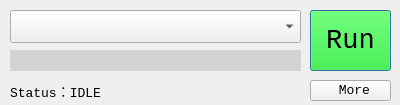
<?xml version="1.0" encoding="UTF-8"?>
<ui version="4.0">
 <class>Dialog</class>
 <widget class="QDialog" name="Dialog">
  <property name="geometry">
   <rect>
    <x>0</x>
    <y>0</y>
    <width>400</width>
    <height>105</height>
   </rect>
  </property>
  <property name="sizePolicy">
   <sizepolicy hsizetype="Fixed" vsizetype="Fixed">
    <horstretch>0</horstretch>
    <verstretch>0</verstretch>
   </sizepolicy>
  </property>
  <property name="minimumSize">
   <size>
    <width>400</width>
    <height>105</height>
   </size>
  </property>
  <property name="maximumSize">
   <size>
    <width>400</width>
    <height>105</height>
   </size>
  </property>
  <property name="font">
   <font>
    <family>Courier New</family>
    <pointsize>10</pointsize>
   </font>
  </property>
  <property name="windowTitle">
   <string>vLauncher</string>
  </property>
  <property name="windowIcon">
   <iconset>
    <normaloff>image/vLauncher.ico</normaloff>image/vLauncher.ico</iconset>
  </property>
  <widget class="QLabel" name="label_Status">
   <property name="geometry">
    <rect>
     <x>10</x>
     <y>80</y>
     <width>291</width>
     <height>21</height>
    </rect>
   </property>
   <property name="text">
    <string>Status：IDLE</string>
   </property>
  </widget>
  <widget class="QPushButton" name="pushButton_Ctrl">
   <property name="geometry">
    <rect>
     <x>310</x>
     <y>10</y>
     <width>81</width>
     <height>61</height>
    </rect>
   </property>
   <property name="font">
    <font>
     <family>Courier New</family>
     <pointsize>20</pointsize>
    </font>
   </property>
   <property name="styleSheet">
    <string notr="true">background-color: rgb(0, 255, 0);</string>
   </property>
   <property name="text">
    <string>Run</string>
   </property>
  </widget>
  <widget class="QComboBox" name="comboBox_List">
   <property name="geometry">
    <rect>
     <x>10</x>
     <y>10</y>
     <width>291</width>
     <height>33</height>
    </rect>
   </property>
   <property name="minimumSize">
    <size>
     <width>121</width>
     <height>33</height>
    </size>
   </property>
   <property name="font">
    <font>
     <pointsize>20</pointsize>
    </font>
   </property>
   <property name="focusPolicy">
    <enum>Qt::NoFocus</enum>
   </property>
   <property name="styleSheet">
    <string notr="true">background-color: rgb(240, 240, 240);</string>
   </property>
   <property name="editable">
    <bool>false</bool>
   </property>
   <property name="currentText">
    <string/>
   </property>
   <property name="maxVisibleItems">
    <number>5</number>
   </property>
  </widget>
  <widget class="QLabel" name="label_Online">
   <property name="geometry">
    <rect>
     <x>10</x>
     <y>50</y>
     <width>291</width>
     <height>21</height>
    </rect>
   </property>
   <property name="font">
    <font>
     <family>Courier New</family>
     <pointsize>10</pointsize>
    </font>
   </property>
   <property name="styleSheet">
    <string notr="true">background-color: rgb(211, 211, 211);</string>
   </property>
   <property name="text">
    <string/>
   </property>
  </widget>
  <widget class="QToolButton" name="toolButton_More">
   <property name="geometry">
    <rect>
     <x>310</x>
     <y>80</y>
     <width>81</width>
     <height>21</height>
    </rect>
   </property>
   <property name="focusPolicy">
    <enum>Qt::TabFocus</enum>
   </property>
   <property name="styleSheet">
    <string notr="true">background-color: rgb(240, 240, 240);</string>
   </property>
   <property name="text">
    <string> More</string>
   </property>
   <property name="icon">
    <iconset>
     <normaloff>image/Settings.ico</normaloff>image/Settings.ico</iconset>
   </property>
   <property name="popupMode">
    <enum>QToolButton::InstantPopup</enum>
   </property>
   <property name="toolButtonStyle">
    <enum>Qt::ToolButtonTextBesideIcon</enum>
   </property>
   <property name="arrowType">
    <enum>Qt::NoArrow</enum>
   </property>
  </widget>
 </widget>
 <tabstops>
  <tabstop>comboBox_List</tabstop>
  <tabstop>pushButton_Ctrl</tabstop>
 </tabstops>
 <resources/>
 <connections/>
</ui>
